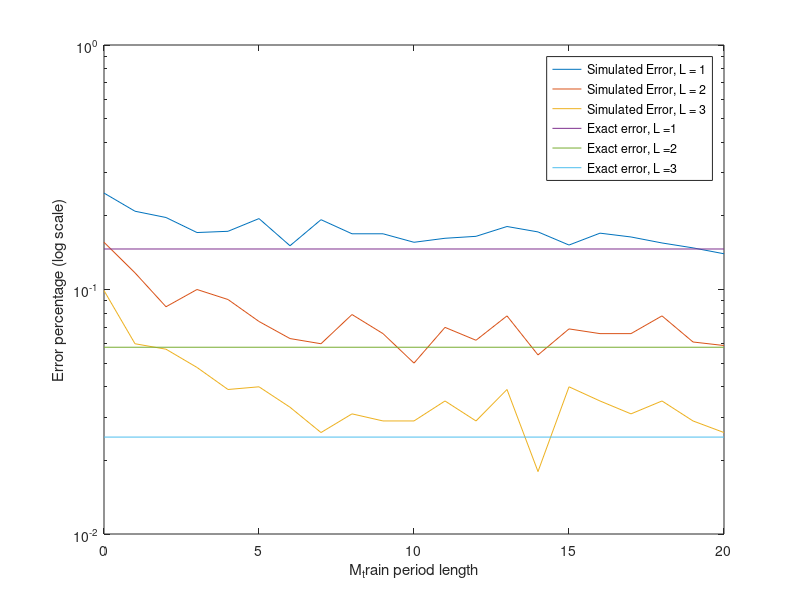

This chart was generated by the following MATLAB code:
%initialize variables, loop over 21 M_train values
L = 3;
M_train_1= 21;
M_c = 100;
w = zeros(M_train_1, L);
hhat_l = zeros(L);
fail = zeros(M_train_1, L);
probErrSim = zeros(M_train_1, L);
probErrExact = zeros(M_train_1, L);
SNRdb = 0;
SNR = 10.^(SNRdb/10);

for m_temp = 1:M_train_1
    M_train = M_train_1 - 1;
    %simulate 1000 trials of sending bit x and getting y at the Rx
    for trial = 1:1000
        %generate h_l
        h = 1/sqrt(2) * randn(L,1) + 1j/sqrt(2) * randn(L,1);
        %generate M_train noise values
        w = 1/sqrt(2) * randn(L,M_train_1) + 1j/sqrt(2) * randn(L,M_train_1);
        %calculate h(hat)_l using MMSE
        sum = 0;
        for m = 1:m_temp
            sum = sum + (sqrt(SNR)/(1 + M_train * sqrt(SNR))*(h * sqrt(SNR) + w(:,m)));
        end
        hhat_l = sum;

        %send x over the channel during the remaining time on the coherence
        %interval
        x = sqrt(SNR)*((-1)^randi([0 1]));
        w = 1/sqrt(2) * randn(L,1) + 1j/sqrt(2) * randn(L,1);
        y = h * x + w;

        %ML detection, determines whether the projection of magnitude h * value of y 
        %onto the real line is closer to x or the complementary BPSK value of x 
        for l = 1:L
            h_temp = hhat_l(1:l);
            y_temp = y(1:l);
            decider = real(((h_temp')*y_temp)/norm(h_temp));
            if (abs(decider - x) > abs(decider - (-1 * x))) 
                fail(m_temp, l) = fail(m_temp, l) + 1;
            end
            %calculate the error rate
            probErrSim(m_temp, l) = (fail(m_temp,l)/trial);
        end
    end

    %exact error probablity for each L
    mu = sqrt(SNR/(1 + SNR));
    for l_temp = 1:L
        sum = 0; % reset the summation over l for each L
        for l = 0:(l_temp - 1)
           sum = sum + (((1 - mu)/2))^l_temp * nchoosek(l_temp - 1 + l, l) * ((1 + mu)/2)^l;
           probErrExact(m_temp,l_temp) = sum;
        end
    end
    
end

M_train = M_train_1 - 1;
x_axis = transpose(0:M_train);
semilogy(x_axis,probErrSim);
hold on 
semilogy(x_axis,probErrExact);
hold off
legend('Simulated Error, L = 1', 'Simulated Error, L = 2', 'Simulated Error, L = 3', ... 
'Exact error, L =1', 'Exact error, L =2', 'Exact error, L =3');
xlabel('M_train period length')
ylabel('Error percentage (log scale)')